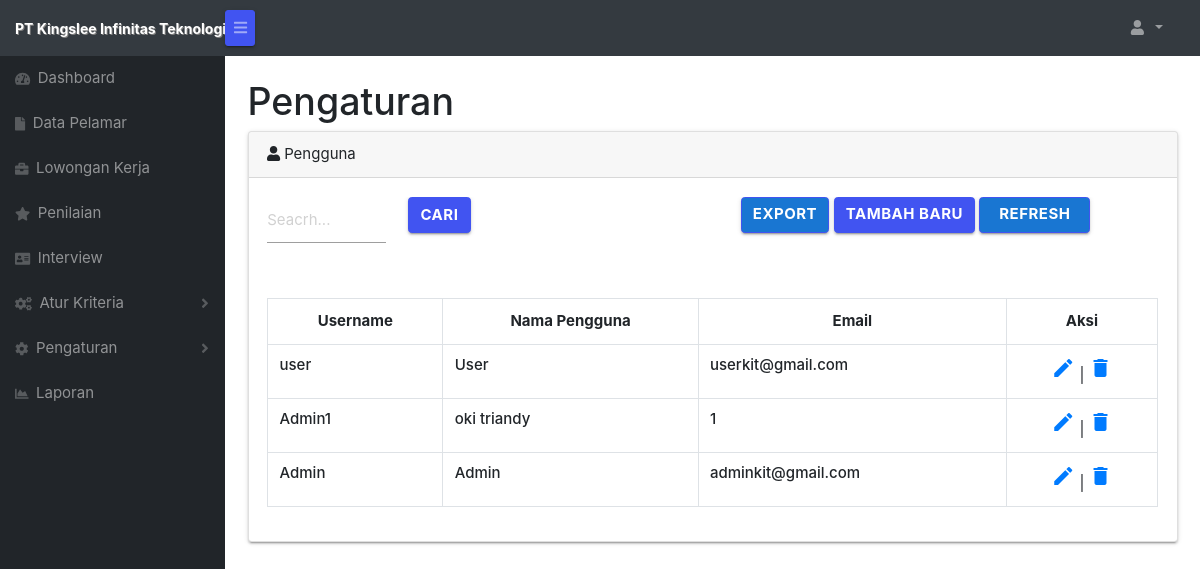
/forms/admin/pengguna.php, run on the app's committed database.
### tables this page shows
CREATE TABLE `pengguna` (
  `id` int(11) NOT NULL,
  `username` varchar(50) NOT NULL,
  `password` varchar(50) NOT NULL,
  `nama_pengguna` varchar(100) NOT NULL,
  `email` varchar(100) NOT NULL
);

### forms/admin/pengguna.php (the view, shortened to what this page needs)
<?php session_start();
include_once("../config.php");
$result = mysqli_query($koneksi, "SELECT * FROM pengguna ORDER BY username DESC");
$namauser = ( isset($_SESSION['user']) ) ? $_SESSION['user'] : '';
?>
<!DOCTYPE html>
<html lang="en">
    <head>
         <link href="../../fonts/material.css" rel="stylesheet">
    <link type="text/css" rel="stylesheet" href="../../css/materialize.min.css"  media="screen,projection"/>
       <link href="css/styles.css" rel="stylesheet" />
        <link href="https://cdn.datatables.net/1.10.20/css/dataTables.bootstrap4.min.css" rel="stylesheet" />
    </head>
   <body class="sb-nav-fixed">
        <nav class="sb-topnav navbar navbar-expand navbar-dark bg-dark">
            <a class="navbar-brand" href="index.php"><span class="label1">PT Kingslee Infinitas Teknologi</span></a>
            <button class="btn btn-link btn-sm order-1 order-lg-0" id="sidebarToggle" href="#"><i class="fas fa-bars"></i></button>
            <ul class="navbar-nav d-none d-md-inline-block form-inline ml-auto mr-0 mr-md-3 my-2 my-md-0">
                <li class="nav-item dropdown">
                    <a class="nav-link dropdown-toggle" id="userDropdown" href="#" role="button" data-toggle="dropdown" aria-haspopup="true" aria-expanded="false"><i class="fas fa-user fa-fw"></i><?php echo $namauser; ?>
                     </a>
                </li>
            </ul>
        </nav>
        <div id="layoutSidenav">
            <div id="layoutSidenav_nav">
                <nav class="sb-sidenav accordion sb-sidenav-dark" id="sidenavAccordion">
                    <div class="sb-sidenav-menu">
                        <div class="nav">
                            <a class="nav-link" href="index.php">
                                <div class="sb-nav-link-icon"><i class="fas fa-tachometer-alt"></i></div>
                                Dashboard
                            </a>
                            <a class="nav-link" href="datapelamar.php">
                                <div class="sb-nav-link-icon"><i class="fas fa-file"></i></div>
                                Data Pelamar
                            </a>
                            <a class="nav-link" href="lowongankerja.php">
                                <div class="sb-nav-link-icon"><i class="fas fa-briefcase"></i></div>
                                Lowongan Kerja
                            </a>
                            <a class="nav-link" href="penilaian.php">
                                <div class="sb-nav-link-icon"><i class="fas fa-star"></i></div>
                                Penilaian
                            </a>
                            <a class="nav-link" href="interview.php">
                                <div class="sb-nav-link-icon"><i class="fas fa-address-card"></i></div>
                                Interview
                            </a>
                            <a class="nav-link collapsed" href="#" data-toggle="collapse" data-target="#collapseLayouts" aria-expanded="false" aria-controls="collapseLayouts">
                                <div class="sb-nav-link-icon"><i class="fas fa-cogs"></i></div>
                                Atur Kriteria
                                <div class="sb-sidenav-collapse-arrow"><i class="fas fa-angle-down"></i></div>
                            </a>
                            <a class="nav-link collapsed" href="#" data-toggle="collapse" data-target="#collapsePages" aria-expanded="false" aria-controls="collapsePages">
                                <div class="sb-nav-link-icon"><i class="fas fa-cog"></i></div>
                                Pengaturan
                                <div class="sb-sidenav-collapse-arrow"><i class="fas fa-angle-down"></i></div>
                            </a>
                            <a class="nav-link" href="laporan.php">
                                <div class="sb-nav-link-icon"><i class="fas fa-chart-area"></i></div>
                                Laporan
                            </a>
                        </div>
                    </div>
                </nav>
            </div>
            <div id="layoutSidenav_content">
                <main>
            <div class="container-fluid">
                        <h1 class="mt-4">Pengaturan</h1>
                <div class="card mb-4">
                            <div class="card-header"><i class="fas fa-user mr-1"></i>Pengguna</div>
                    <div class="card-body">
                        <div class="table-responsive">
                            <table class="table table-bordered" width="100%" cellspacing="0">
            <div class="row container">
                        <form name="cari" method="post" action="pengguna-cari.php" class="row">
                            <div class="col-2">
                                <input type="text" name="cari" placeholder="Seacrh..." class="validate" required title="Cari User">
                            </div>
                            <div class="col-1">
                                <input type="submit" name="cari2" value="cari" class="btn">
                            </div>
                         </form>
                            <div class="col-9"><div class="float-right">
                                <a href='pengguna-eksport.php' class="waves-effect waves-light btn blue darken-2">Export</a>
                                <a href='pengguna-tambah.php' class="btn btn-dark ">Tambah Baru</a>
                                 <a href='pengguna.php' class="waves-effect waves-light btn blue darken-2">Refresh<i class="material-icons right"></i></a>
                                </div>
                            </div>
            </div>
                   <div class="table-responsive" >
                        <table class="table table-bordered " width="100%" cellspacing="0">
                            <tr   class="text-center" >
                                <th>Username</th>
                                <th>Nama Pengguna</th>
                                <th>Email</th>
                                <th>Aksi</th>
                            </tr>
                            <?php
                            while($user_data = mysqli_fetch_array($result)) {
                                $test = $user_data['username'];
                                echo "<tr>";
                                echo "<td> <h6>".$user_data['username']."</h6></td>";
                                echo "<td> <h6>".$user_data['nama_pengguna']."</h6> </td>";
                                echo "<td><h6>".$user_data['email']."</h6></td>";
                                echo "<td class='text-center'> <a href='pengguna-edit.php?id=$user_data[id]' style='text-decoration: none;'><i class='material-icons' title='Edit $test'>mode_edit</i></a>
                                | <a data-id='1' class='hapus' href='pengguna-delete.php?id=$user_data[id]' style='text-decoration: none;'><i class='material-icons' title='Hapus $test'>delete</i></a>";
                            }
                            ?>
                          </table>
                                  </table>
                                 </div>
                        </div>
               </div>
          </div>
        </main>
    </div>
    </body>
</html>

### forms/admin/pengguna.php (style rules this page uses)
.label1 { font-size: 14px; font-weight: bold; text-shadow: 1px 1px 0px gray; }

### data on the page
pengguna: username "user", nama_pengguna "User", email "userkit@gmail.com"
pengguna: username "Admin1", nama_pengguna "oki triandy", email "1"
pengguna: username "Admin", nama_pengguna "Admin", email "adminkit@gmail.com"
